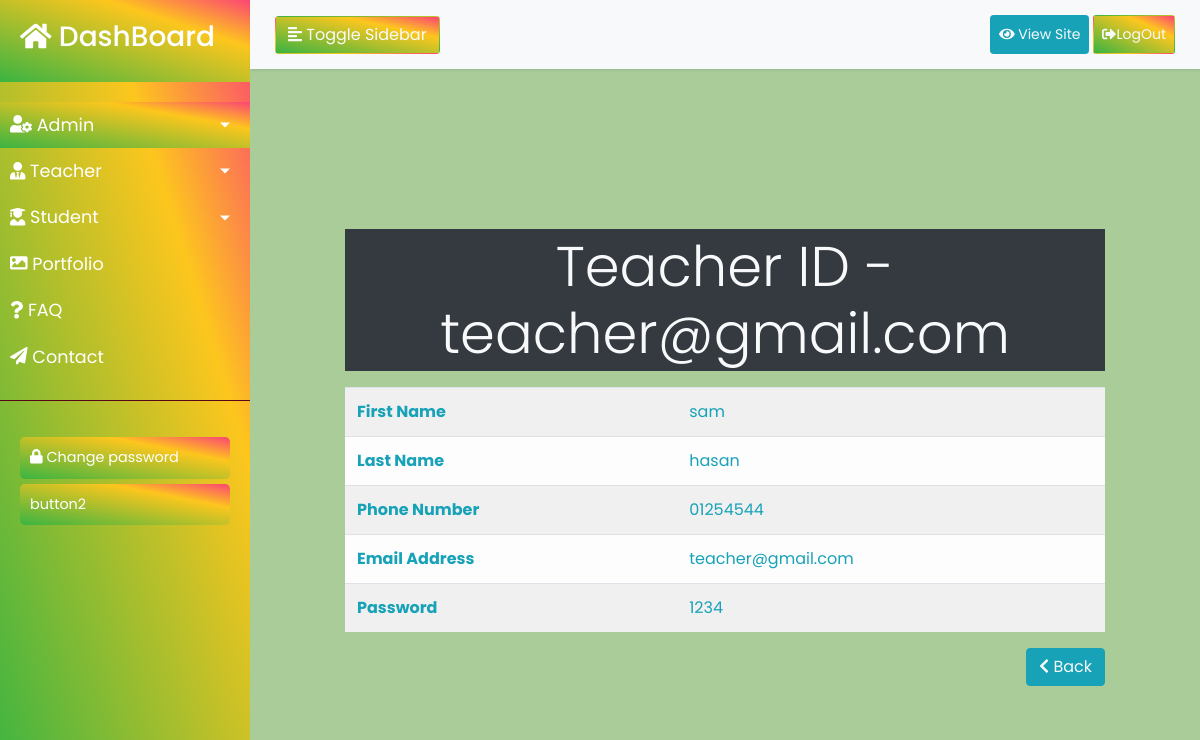
The app's page /teachershow.php?id=10 (signed in) with its own data.
### tables this page shows
CREATE TABLE IF NOT EXISTS `teachers` (
  `id` int NOT NULL AUTO_INCREMENT,
  `first_name` varchar(30) DEFAULT NULL,
  `last_name` varchar(30) DEFAULT NULL,
  `mobile` varchar(30) DEFAULT NULL,
  `email` varchar(50) DEFAULT NULL,
  `teacher_pass` varchar(50) DEFAULT NULL,
  PRIMARY KEY (`id`)
);

### teachershow.php (the view)
<?php
include('DBheader.php');
require_once('database.php');
if(isset($teacher)){
    $show = "SELECT * FROM teachers WHERE email = '$teacher' ";
    $result = mysqli_query($connection,$show);
}else{
$id = $_GET['id'];
$show = "SELECT * FROM teachers WHERE id = $id";
$result = mysqli_query($connection,$show);
}
?>
<div class=" container-fluid">
<div class="container   p-5 mt-5">
    <div class="jumbotron green">
    <?php
                while ($sh=mysqli_fetch_assoc($result)){
            ?>
    <h3 class="display-4 text-center bg-dark text-light py-1 mb-3"><?php echo"Teacher ID - ".$sh['email'];?></h3>
        <table class="table table-light table-striped text-info">
        <tbody>
            <tr>
            <th>First Name</th>
            <td><?php echo $sh['first_name'];?></td>
            </tr>
            <tr>
            <th>Last Name</th>
            <td><?php echo $sh['last_name'];?></td>
            </tr>
            <tr>
            <th>Phone Number</th>
            <td><?php echo $sh['mobile'];?></td>
            </tr>
            <tr>
            <th>Email Address</th>
            <td><?php echo $sh['email'];?></td>
            </tr>
            <tr>
            <th>Password</th>
            <td><?php echo $sh['teacher_pass'];?></td>
            </tr>
        <?php }?>
        </tbody>
        </table>
    <div class="text-end">
    <a href="index.php" class="btn btn-info text-light float-right"><i class="fas fa-chevron-left"></i> Back</a>
    </div>
    </div>
</div>
</div>
<?php include('DBfooter.php')?>

### sidebar.css (style rules this page uses)
body { font-family: 'Poppins', sans-serif; }
a, a:hover, a:focus { color: inherit; text-decoration: none; transition: all 0.3s; }

### style.css (style rules this page uses)
body { height: auto; width: auto; background-color: rgb(169, 204, 153); }
.green { background-color: rgb(169, 204, 153); }

### records on screen
teachers: email "teacher@gmail.com", first_name "sam", last_name "hasan", mobile "01254544", teacher_pass "1234"
